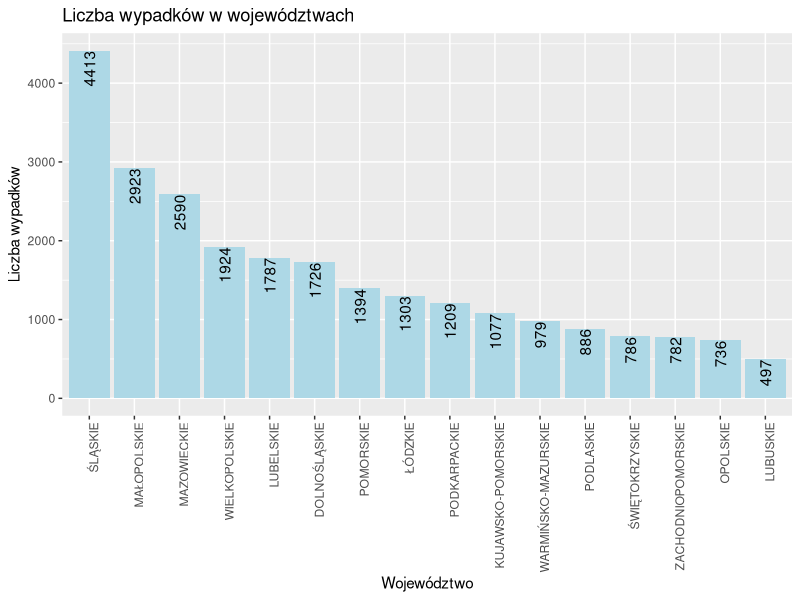
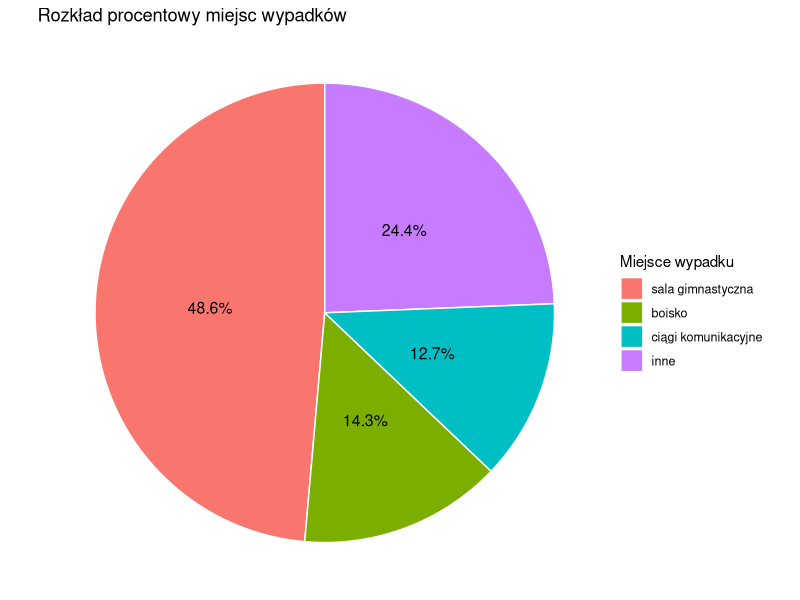

The R source for these figures, in order: (Note: this script raises an error after producing the figures.)
#Projekt R - Wypadki

#Użyte biblioteki:
install.packages("ggplot2") #Umożliwa tworzenie wykresów
install.packages("sf")
install.packages("rnaturalearth")
install.packages("rnaturalearthdata")
install.packages("rgeos")
install.packages("devtools")

library(ggplot2) 
library(knitr)
library(dplyr)
library(sf)
library(rnaturalearth)
library(rnaturalearthdata)

wypadki_dane <- read.csv("wypadki.csv") #Wczytanie pliku csv

#Sumujemy wszystkie wypadki według województw
suma_wojewodztwa <- aggregate(Liczba.Wypadkow ~ Wojewodztwo, data = wypadki_dane, FUN = sum) #Zliczamy liczbe wypadków według kolumny Wojewodztwo
#Wykres przedstawiający ilość wypadków w poszczególnych województwach
ggplot(suma_wojewodztwa, aes(x = reorder(Wojewodztwo, -Liczba.Wypadkow), y = Liczba.Wypadkow)) + #Sortowanie malejąco
geom_bar(stat = "identity", fill = "lightblue") + #Kolumny, typ oraz kolor
geom_text(aes(label=Liczba.Wypadkow), angle = 90, hjust = 1, vjust = 0.5) + #Etykiety liczby wypadków
theme(axis.text.x = element_text(angle = 90, hjust = 1)) + #Etykiety Województw
labs(title = "Liczba wypadków w województwach", x = "Województwo", y = "Liczba wypadków") #Tytuł oraz nazwy osi


#TOP 10 PRZYCZYN WYPADKÓW w woj. Śląskim
slaskie_dane <- subset(wypadki_dane, Wojewodztwo == "ŚLĄSKIE") #Pobieramy dane tylko z województwa śląskiego
top_przyczyny <- aggregate(Liczba.Wypadkow ~ PrzyczynaWypadku, data = slaskie_dane, FUN = sum) #Zliczamy według przyczyny
top10_przyczyny <- head(top_przyczyny[order(-top_przyczyny$Liczba.Wypadkow), ], 10) #Bierzemy te z najwiekszą ilością wypadków, 10 od góry
top10_przyczyny$ID <- seq_len(nrow(top10_przyczyny)) #Tworzymy kolumne ID z numerami 1 do 10
top10_przyczyny <- top10_przyczyny[, c("ID", "PrzyczynaWypadku", "Liczba.Wypadkow")] #Porządkujemy kolumny

print(top10_przyczyny, row.names = F)
# Lub
kable(top10_przyczyny,row.names = F, caption = "Top 10 przyczyn wypadków – woj. śląskie", 
      col.names = c("ID", "Przyczyna", "Ilość"))




#Wykres Kołowy Miejsce Wypadku
# Agregacja liczby wypadków i obliczenie udziałów procentowych
suma_miejsce <- wypadki_dane %>%
  group_by(MiejsceWypadku) %>%
  summarise(Liczba.Wypadkow = sum(Liczba.Wypadkow), .groups = "drop") %>%
  mutate(Procent = Liczba.Wypadkow / sum(Liczba.Wypadkow) * 100)

# Podział na duże i małe udziały (<10.5%)
duze <- filter(suma_miejsce, Procent >= 10.5)
male <- filter(suma_miejsce, Procent < 10.5)

# Tworzenie rekordu "inne"
inne_row <- data.frame(
  MiejsceWypadku = "inne",
  Liczba.Wypadkow = sum(male$Liczba.Wypadkow),
  Procent = sum(male$Procent))

# Połączenie danych i sortowanie: najpierw malejąco, potem "inne" na końcu
dane_do_wykresu <- bind_rows(duze, inne_row) %>%
  arrange(desc(Liczba.Wypadkow)) %>%
  mutate(MiejsceWypadku = factor(MiejsceWypadku, levels = c(setdiff(MiejsceWypadku, "inne"), "inne")))

# Wykres kołowy
ggplot(dane_do_wykresu, aes(x = "", y = Procent, fill = MiejsceWypadku)) +
  geom_bar(stat = "identity", width = 1, color = "white") +
  coord_polar("y", start = 0) +
  geom_text(aes(label = paste0(round(Procent, 1), "%")),
            position = position_stack(vjust = 0.5), size = 4) +
  labs(title = "Rozkład procentowy miejsc wypadków", fill = "Miejsce wypadku") +
  theme_void() +
  theme(legend.text = element_text(size = 9))


#Mapa Polski
# Filtruj dane
umyślne_typy <- c("działania umyślne ucznia", "działania umyślne innej osoby", "umyślne uderzenie")

umyślne_dane <- wypadki_dane %>%
  filter(RodzajWypadku %in% umyślne_typy) %>%
  group_by(Wojewodztwo) %>%
  summarise(UmyslneWypadki = sum(Liczba.Wypadkow), .groups = "drop")

# Dopasuj nazwy do mapy
umyślne_dane$Wojewodztwo <- tolower(umyślne_dane$Wojewodztwo)
umyślne_dane$Wojewodztwo <- tools::toTitleCase(umyślne_dane$Wojewodztwo)

# Łączymy dane z mapą
mapa_z_danymi <- merge(polska_mapa, umyślne_dane, by.x = "name_alt", by.y = "Wojewodztwo", all.x = TRUE)
mapa_z_danymi$UmyslneWypadki[is.na(mapa_z_danymi$UmyslneWypadki)] <- 0

# Rysuj mapę
ggplot(mapa_z_danymi) +
  geom_sf(aes(fill = UmyslneWypadki), color = "white") +
  scale_fill_gradient(low = "#e0f3f8", high = "#08306b", name = "Umyślne wypadki") +
  labs(title = "Umyślne wypadki w polskich województwach") +
  theme_minimal()
